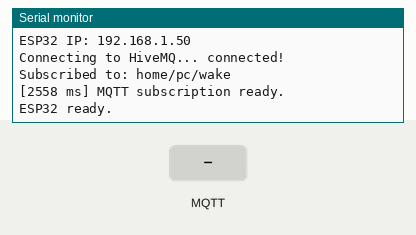
Simulated run of this sketch. Board: ESP32. On the bench: the last lines printed to the serial monitor. The test bench sets the inputs (shaded band). WiFi joins after 1.5 s; servers stay silent unless stated; no MQTT or app messages arrive unless stated.

Above: at 3.7 s.
3.8 s: MQTT message "1" arrives on the first subscribed topic
At 5.0 s:
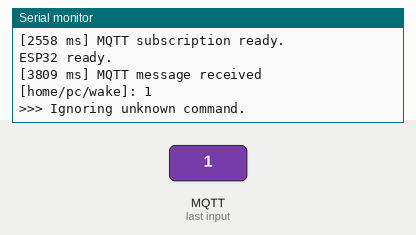
5.3 s: MQTT message "on" arrives on the first subscribed topic
At 6.1 s:
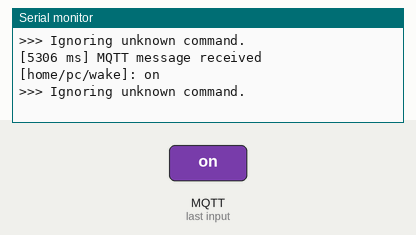
6.8 s: MQTT message "off" arrives on the first subscribed topic
At 7.2 s:
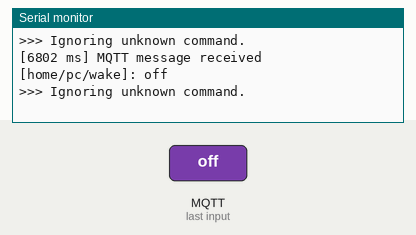

The sketch:

ESP32-WOL-MQTT.ino
```cpp
#include <WiFi.h>
#include <WiFiClientSecure.h>
#include <PubSubClient.h>
#include <WiFiUdp.h>

#include "secrets.h"

// MQTT
const char* MQTT_TOPIC = "home/pc/wake";

// Certificate
const char* ROOT_CA = R"EOF(
-----BEGIN CERTIFICATE-----
MIIFazCCA1OgAwIBAgIRAIIQz7DSQONZRGPgu2OCiwAwDQYJKoZIhvcNAQELBQAw
TzELMAkGA1UEBhMCVVMxKTAnBgNVBAoTIEludGVybmV0IFNlY3VyaXR5IFJlc2Vh
cmNoIEdyb3VwMRUwEwYDVQQDEwxJU1JHIFJvb3QgWDEwHhcNMTUwNjA0MTEwNDM4
WhcNMzUwNjA0MTEwNDM4WjBPMQswCQYDVQQGEwJVUzEpMCcGA1UEChMgSW50ZXJu
ZXQgU2VjdXJpdHkgUmVzZWFyY2ggR3JvdXAxFTATBgNVBAMTDElTUkcgUm9vdCBY
MTCCAiIwDQYJKoZIhvcNAQEBBQADggIPADCCAgoCggIBAK3oJHP0FDfzm54rVygc
h77ct984kIxuPOZXoHj3dcKi/vVqbvYATyjb3miGbESTtrFj/RQSa78f0uoxmyF+
0TM8ukj13Xnfs7j/EvEhmkvBioZxaUpmZmyPfjxwv60pIgbz5MDmgK7iS4+3mX6U
A5/TR5d8mUgjU+g4rk8Kb4Mu0UlXjIB0ttov0DiNewNwIRt18jA8+o+u3dpjq+sW
T8KOEUt+zwvo/7V3LvSye0rgTBIlDHCNAymg4VMk7BPZ7hm/ELNKjD+Jo2FR3qyH
B5T0Y3HsLuJvW5iB4YlcNHlsdu87kGJ55tukmi8mxdAQ4Q7e2RCOFvu396j3x+UC
B5iPNgiV5+I3lg02dZ77DnKxHZu8A/lJBdiB3QW0KtZB6awBdpUKD9jf1b0SHzUv
KBds0pjBqAlkd25HN7rOrFleaJ1/ctaJxQZBKT5ZPt0m9STJEadao0xAH0ahmbWn
OlFuhjuefXKnEgV4We0+UXgVCwOPjdAvBbI+e0ocS3MFEvzG6uBQE3xDk3SzynTn
jh8BCNAw1FtxNrQHusEwMFxIt4I7mKZ9YIqioymCzLq9gwQbooMDQaHWBfEbwrbw
qHyGO0aoSCqI3Haadr8faqU9GY/rOPNk3sgrDQoo//fb4hVC1CLQJ13hef4Y53CI
rU7m2Ys6xt0nUW7/vGT1M0NPAgMBAAGjQjBAMA4GA1UdDwEB/wQEAwIBBjAPBgNV
HRMBAf8EBTADAQH/MB0GA1UdDgQWBBR5tFnme7bl5AFzgAiIyBpY9umbbjANBgkq
hkiG9w0BAQsFAAOCAgEAVR9YqbyyqFDQDLHYGmkgJykIrGF1XIpu+ILlaS/V9lZL
ubhzEFnTIZd+50xx+7LSYK05qAvqFyFWhfFQDlnrzuBZ6brJFe+GnY+EgPbk6ZGQ
3BebYhtF8GaV0nxvwuo77x/Py9auJ/GpsMiu/X1+mvoiBOv/2X/qkSsisRcOj/KK
NFtY2PwByVS5uCbMiogziUwthDyC3+6WVwW6LLv3xLfHTjuCvjHIInNzktHCgKQ5
ORAzI4JMPJ+GslWYHb4phowim57iaztXOoJwTdwJx4nLCgdNbOhdjsnvzqvHu7Ur
TkXWStAmzOVyyghqpZXjFaH3pO3JLF+l+/+sKAIuvtd7u+Nxe5AW0wdeRlN8NwdC
jNPElpzVmbUq4JUagEiuTDkHzsxHpFKVK7q4+63SM1N95R1NbdWhscdCb+ZAJzVc
oyi3B43njTOQ5yOf+1CceWxG1bQVs5ZufpsMljq4Ui0/1lvh+wjChP4kqKOJ2qxq
4RgqsahDYVvTH9w7jXbyLeiNdd8XM2w9U/t7y0Ff/9yi0GE44Za4rF2LN9d11TPA
mRGunUHBcnWEvgJBQl9nJEiU0Zsnvgc/ubhPgXRR4Xq37Z0j4r7g1SgEEzwxA57d
emyPxgcYxn/eR44/KJ4EBs+lVDR3veyJm+kXQ99b21/+jh5Xos1AnX5iItreGCc=
-----END CERTIFICATE-----
)EOF";

// Networking
WiFiClientSecure espClient;
PubSubClient mqttClient(espClient);
WiFiUDP udp;

// Timing / reliability
const unsigned long WIFI_TIMEOUT = 10000;
const unsigned long MQTT_RETRY_DELAY = 5000;

// Ignore additional WOL commands for 10 seconds
// after successfully processing one.
const unsigned long WOL_COOLDOWN = 10000;

unsigned long lastWakeTime = 0;

// Wi-Fi
bool connectWiFi() {

  Serial.print("Connecting to Wi-Fi");

  WiFi.begin(WIFI_SSID, WIFI_PASSWORD);

  unsigned long startAttempt = millis();

  while (
    WiFi.status() != WL_CONNECTED &&
    millis() - startAttempt < WIFI_TIMEOUT
  ) {

    delay(500);
    Serial.print(".");
  }

  Serial.println();

  if (WiFi.status() == WL_CONNECTED) {

    WiFi.setSleep(false);

    Serial.println("Wi-Fi connected!");

    Serial.print("ESP32 IP: ");
    Serial.println(WiFi.localIP());

    return true;
  } else {

    Serial.println("Wi-Fi connection failed.");

    return false;
  }
}

// Wake-on-LAN
void sendWakeOnLAN() {

  Serial.print("[");
  Serial.print(millis());
  Serial.println(" ms] >>> Sending Wake-on-LAN packet...");

  byte packet[102];

  for (int i = 0; i < 6; i++) {
    packet[i] = 0xFF;
  }

  for (int i = 0; i < 16; i++) {
    memcpy(
      &packet[6 + i * 6],
      PC_MAC,
      6
    );
  }

  udp.beginPacket(BROADCAST_IP, 9);
  udp.write(packet, sizeof(packet));
  udp.endPacket();

  Serial.print("[");
  Serial.print(millis());
  Serial.println(" ms] >>> Wake-on-LAN packet sent!");
}

// MQTT callback
void mqttCallback(
  char* topic,
  byte* payload,
  unsigned int length
) {

  Serial.print("[");
  Serial.print(millis());
  Serial.print(" ms] MQTT message received [");
  Serial.print(topic);
  Serial.print("]: ");

  String message;

  for (unsigned int i = 0; i < length; i++) {
    message += (char)payload[i];
  }

  Serial.println(message);

  if (String(topic) != MQTT_TOPIC) {
    Serial.println(">>> Ignoring unexpected topic.");
    return;
  }

  if (message != "WAKE") {
    Serial.println(">>> Ignoring unknown command.");
    return;
  }

  unsigned long now = millis();

  if (
    lastWakeTime != 0 &&
    now - lastWakeTime < WOL_COOLDOWN
  ) {
    Serial.println(">>> WAKE ignored: cooldown active.");
    return;
  }

  Serial.print("[");
  Serial.print(millis());
  Serial.println(" ms] >>> WAKE command received!");

  sendWakeOnLAN();

  lastWakeTime = millis();
}

// MQTT connection
bool connectMQTT() {

  if (mqttClient.connected()) {
    return true;
  }

  Serial.print("\nConnecting to HiveMQ... ");

  String clientID =
    "ESP32-WOL-" +
    String((uint32_t)ESP.getEfuseMac(), HEX);

  if (
    mqttClient.connect(
      clientID.c_str(),
      MQTT_USERNAME,
      MQTT_PASSWORD
    )
  ) {

    Serial.println("connected!");

    if (mqttClient.subscribe(MQTT_TOPIC, 1)) {

      Serial.print("Subscribed to: ");
      Serial.println(MQTT_TOPIC);

      Serial.print("[");
      Serial.print(millis());
      Serial.println(" ms] MQTT subscription ready.");

      return true;
    } else {

      Serial.println(
        "ERROR: MQTT subscription failed!"
      );

      mqttClient.disconnect();

      return false;
    }

  } else {

    Serial.print("FAILED, MQTT state = ");
    Serial.println(mqttClient.state());

    return false;
  }
}

void setup() {

  Serial.begin(115200);

  delay(1000);

  Serial.println();
  Serial.println("================================");
  Serial.println("ESP32 Wake-on-LAN MQTT");
  Serial.println("================================");

  WiFi.setAutoReconnect(true);

  connectWiFi();

  espClient.setCACert(ROOT_CA);

  mqttClient.setServer(
    MQTT_SERVER,
    MQTT_PORT
  );

  mqttClient.setCallback(mqttCallback);
  mqttClient.setKeepAlive(15);

  udp.begin(9);

  connectMQTT();

  Serial.println("\nESP32 ready.");
  }

void loop() {

  // Wi-Fi connection
  if (WiFi.status() != WL_CONNECTED) {

    Serial.println();
    Serial.println("Wi-Fi connection lost.");

    connectWiFi();

    // If Wi-Fi still isn't available,
    // don't attempt MQTT yet.
    if (WiFi.status() != WL_CONNECTED) {

      delay(5000);

      return;
    }
  }

  // MQTT connection
  if (!mqttClient.connected()) {

    static unsigned long lastMQTTAttempt = 0;

    unsigned long now = millis();

    if (
      lastMQTTAttempt == 0 ||
      now - lastMQTTAttempt >= MQTT_RETRY_DELAY
    ) {

      lastMQTTAttempt = now;

      connectMQTT();
    }
  }

  mqttClient.loop();

  delay(10);
}
```

secrets.h
```cpp
// ============ SECRETS ============

const char* WIFI_SSID = "YOUR_WIFI_SSID";
const char* WIFI_PASSWORD = "YOUR_WIFI_PASSWORD";

const char* MQTT_USERNAME = "YOUR_MQTT_USERNAME";
const char* MQTT_PASSWORD = "YOUR_MQTT_PASSWORD";

const char* MQTT_SERVER = "YOUR_MQTT_SERVER_ADDRESS";
const int MQTT_PORT = 8883;

// ============ PC CONFIGURATION ============

// Get this from `ipconfig /all`.
//
// Example:
// A6-3D-91-7B-42-E8
//
// Enter it as six hexadecimal bytes.
byte PC_MAC[] = {
  0xA6, 0x3D, 0x91, 0x7B, 0x42, 0xE8
};

// Find this from your local IP address and subnet mask.
//
// Example:
// 192.168.8.x + 255.255.255.0
// = 192.168.8.255
IPAddress BROADCAST_IP(192, 168, 8, 255);
```

Measured:
- after the input at 3.8 s, the serial monitor: prints a new line at once (image 1)
- after the input at 5.3 s, the serial monitor: prints a new line at once (image 2)
- after the input at 6.8 s, the serial monitor: prints a new line at once (image 3)
